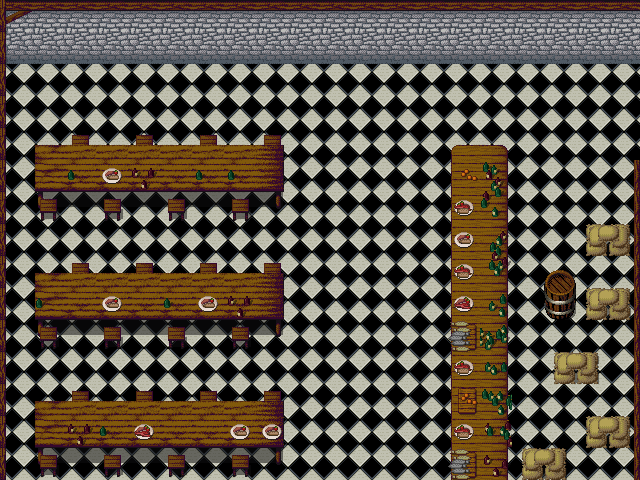

The image is a tile-based game level rendered from a .tmx file. Its description and source (layers, tilesets, objects; grid data summarised) follow:
An orthogonal 20x15 tile map with 32x32 px tiles, 5 tile layers (base, base, base, top, ...) and 22 objects.

<map version="1.0" orientation="orthogonal" width="20" height="15" tilewidth="32" tileheight="32">
 <tileset firstgid="1" name="tileset" tilewidth="32" tileheight="32">
  <image source="../tileset.png" />
 </tileset>
 <layer name="base" width="20" height="15">
  <data>[300 cells, 300 non-empty, 9 distinct tile ids]</data>
 </layer>
 <layer name="base" width="20" height="15">
  <data>[300 cells, 119 non-empty, 15 distinct tile ids]</data>
 </layer>
 <layer name="base" width="20" height="15">
  <data>[300 cells, 68 non-empty, 18 distinct tile ids]</data>
 </layer>
 <layer name="top" width="20" height="15">
  <data>[300 cells, 31 non-empty, 8 distinct tile ids]</data>
 </layer>
 <layer name="top" width="20" height="15">
  <data>[300 cells, 15 non-empty, 1 distinct tile ids]</data>
 </layer>
 <objectgroup name="collision" width="20" height="15">
  <object name="" x="0" y="0" width="640" height="64" />
  <object name="" x="448" y="160" width="64" height="320" />
  <object name="" x="512" y="448" width="64" height="32" />
  <object name="" x="576" y="416" width="64" height="32" />
  <object name="" x="544" y="352" width="64" height="32" />
  <object name="" x="544" y="288" width="96" height="32" />
  <object name="" x="576" y="224" width="64" height="32" />
  <object name="" x="32" y="160" width="256" height="32" />
  <object name="" x="32" y="288" width="256" height="32" />
  <object name="" x="32" y="416" width="256" height="32" />
  <object name="" x="64" y="128" width="32" height="32" />
  <object name="" x="128" y="128" width="32" height="32" />
  <object name="" x="192" y="128" width="32" height="32" />
  <object name="" x="256" y="128" width="32" height="32" />
  <object name="" x="64" y="256" width="32" height="32" />
  <object name="" x="128" y="256" width="32" height="32" />
  <object name="" x="192" y="256" width="32" height="32" />
  <object name="" x="256" y="256" width="32" height="32" />
  <object name="" x="192" y="384" width="32" height="32" />
  <object name="" x="256" y="384" width="32" height="32" />
  <object name="" x="128" y="384" width="32" height="32" />
  <object name="" x="64" y="384" width="32" height="32" />
 </objectgroup>
</map>